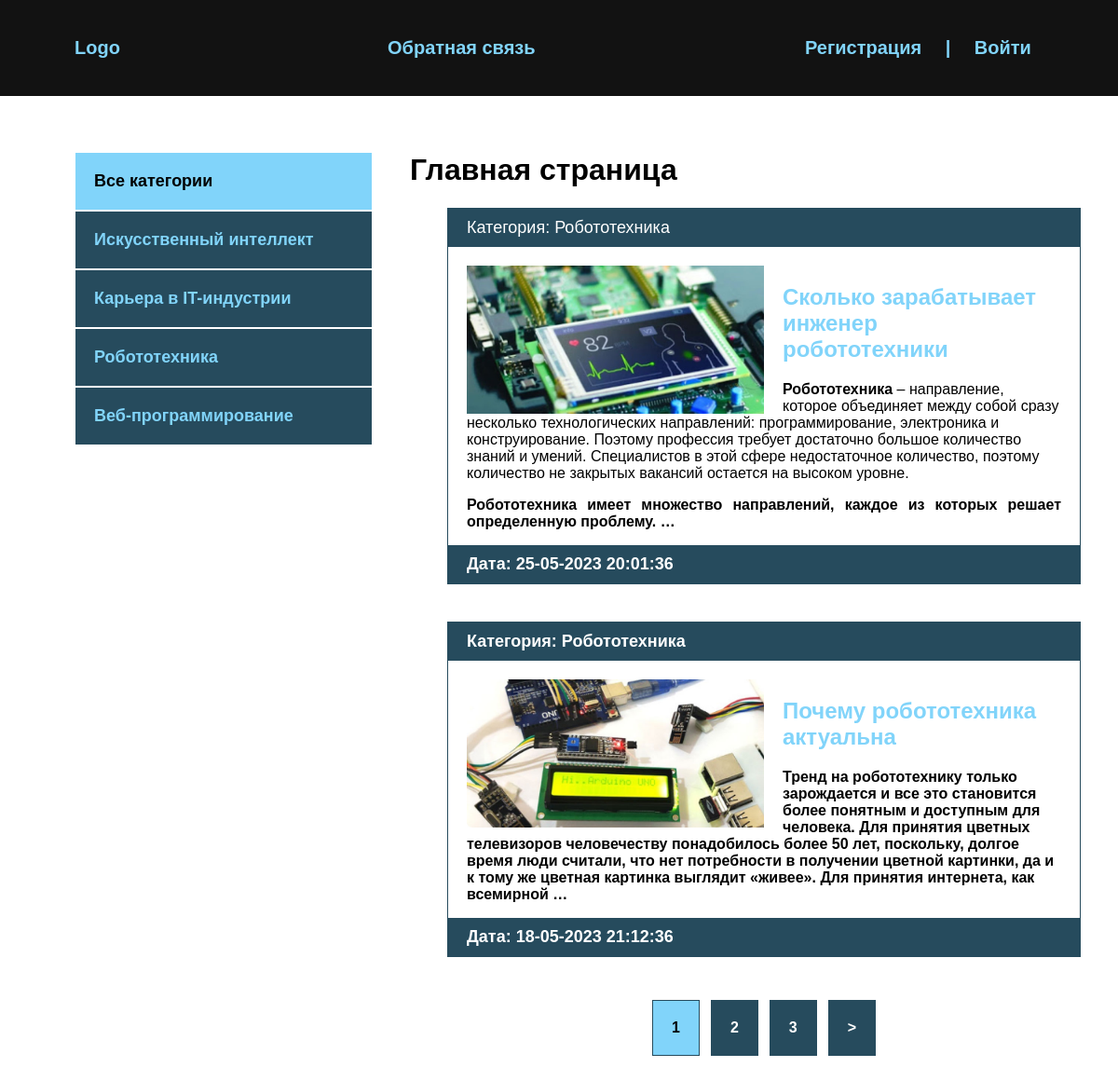
The page / on the database its author committed.
### blog/models.py (models this page shows, shortened)
class Category(models.Model):
    name = models.CharField(max_length=255, verbose_name='Категория')
    slug = models.SlugField(max_length=255, unique=True, verbose_name='URL')
    def __str__(self):
        return self.name
    def get_absolute_url(self):
        return reverse('category', kwargs={'cat_slug': self.slug})
    class Meta:
        verbose_name = "Категорию"
        verbose_name_plural = "Категории"

class Blog(models.Model):
    title = models.CharField(max_length=255, verbose_name='Название')
    slug = models.SlugField(max_length=255, unique=True, verbose_name='URL')
    content = models.TextField(blank=True, verbose_name='Контент')
    photo = models.ImageField(upload_to="photos/%Y/%m/%d/", blank=True, verbose_name='Фото')
    time_created = models.DateTimeField(auto_now_add=True, verbose_name='Дата публикации')
    time_update = models.DateTimeField(auto_now=True, verbose_name='Дата обновления')
    is_published = models.BooleanField(default=True, verbose_name='Опубликовано')
    cat = models.ForeignKey('Category', on_delete=models.PROTECT, verbose_name='Категория')
    def get_absolute_url(self):
        return reverse('post', kwargs={'post_slug': self.slug})
    class Meta:
        verbose_name = "Новость"
        verbose_name_plural = "Новости"
        ordering = ['-time_created']

### blog/views.py (the view)
# urls.py: path('', BlogHome.as_view(), name='index'),
class BlogHome(DataMixin, ListView):
    model = Blog
    template_name = "blog/index.html"
    context_object_name = 'posts'
    def get_context_data(self, *, object_list=None, **kwargs):
        context = super().get_context_data(**kwargs)
        c_def = self.get_user_context(title='Главная страница')
        return dict(list(context.items())+list(c_def.items()))
    def get_queryset(self):
        return Blog.objects.filter(is_published=True).select_related('cat')

### blog/utils.py (called while the page is built)
    def get_user_context(self, **kwargs):
        context = kwargs
        cats = Category.objects.annotate(Count('blog'))
        user_menu = menu.copy()
        if not self.request.user.is_authenticated:
            user_menu.pop(0)
        context['menu'] = user_menu
        context['cats'] = cats
        if 'cat_selected' not in context:
            context['cat_selected'] = 0
        return context

### blog/templates/blog/index.html
{% extends 'blog/base.html' %}
{% block content %}
{% load static %}
<h1>{{ title }}</h1>
<ul>
    {% for p in posts %}
    <li>
        <p class="first">Категория: {{p.cat}}</p>
        <div class="text">
            {% if p.photo %}
            <img src="{{ p.photo.url}}" class="image" alt="">
            {% else %}
            <img src="{% static 'blog/default.jpg' %}" class="image" alt="">
            {% endif %}
        <h2><a href="{{ p.get_absolute_url }}">{{ p.title }}</a></h2>
        <p>{{ p.content|safe|truncatewords:50 }}</p>
        </div>
        <p class="date">Дата: {{ p.time_update|date:"d-m-Y H:i:s "}}</p>
    </li>
    {% endfor %}
</ul>
{% endblock %}

### blog/templates/blog/base.html (shortened to what this page needs)
<!DOCTYPE html>
{% load static %}
{% load blog_tags %}
<html lang="en">
<head>
    <link href="{% static 'css/style.css' %}" rel="stylesheet">
</head>
<body>
<div class="header">
    <div class="wrap">
        <ul class="mainmenu">
            <li class="logo"><a href="{% url 'index' %}">Logo</a></li>
            {% for m in menu %}
            <li class="last"><a href="{% url m.url_name %}">{{ m.title }}</a></li>
            {% endfor %}
            {% if request.user.is_authenticated %}
            <li class="last">{{ user.username }} | <a href="{% url 'logout' %}">Выйти</a></li>
            {% else %}
            <li class="last"><a href="{% url 'register' %}">Регистрация</a> |
            <a href="{% url 'login' %}">Войти</a></li>
            {% endif %}
        </ul>
    </div>
</div>
<div class="content">
    <div class="wrap">
        <div class="sidebar">
            <ul>
                {% if reguest != 'logout' and cat_selected == 0 %}
                <li class="selected">Все категории</li>
                {% else %}
                <li><a href="{% url 'index' %}">Все категории</a></li>
                {% endif %}
                {% for c in cats %}
                {% if c.blog__count > 0 %}
                {% if c.pk == cat_selected %}
                <li class="selected">{{ c.name }}</li>
                {% else %}
                <li><a href="{{ c.get_absolute_url }}">{{ c.name }}</a></li>
                {% endif %}
                {% endif %}
                {% endfor %}
            </ul>
        </div>
        <div class="main">
            {% block content %}
            {% endblock %}
            {% if page_obj.has_other_pages %}
            <div>
                <ul class="list-pages">
                {% for p in paginator.page_range %}
                    {% if page_obj.number == p %}
                    <li class="page-num page-num-selected">{{ p }}</li>
                    {% elif p >= page_obj.number|add:-2 and p <= page_obj.number|add:2 %}
                    <li class="page-num">
                        <a href="?page={{ p }}">{{ p }}</a>
                    </li>
                    {% endif %}
                  {% endfor %}
                    {% if page_obj.has_next %}
                    <li class="page-num">
                        <a href="?page={{ page_obj.next_page_number}}">&gt;</a>
                    </li>
                    {% endif %}
                </ul>
            </div>
            {% endif %}
        </div>
    </div>
</div>
</body>
</html>

### blog/static/css/style.css (style rules this page uses)
body { margin: 0; padding: 0; background: #264b5d; font-family: Verdana, Geneva, Tahoma, sans-serif; }
.wrap { max-width: 1200px; margin: 0 auto; }
.content .wrap { background: #FFF; padding: 40px; box-sizing: border-box; display: flex; }
ul { list-style: none; }
a { color: #81d4fa; text-decoration: none; padding: 20px; }
.header { background: #121212; padding: 20px; }
.mainmenu { display: flex; align-items: center; font-size: 20px; font-weight: bold; justify-content: space-between; }
.logo { flex-basis: 20%; }
.last { flex-basis: 30%; justify-content: space-between; color: #81d4fa; }
.sidebar ul { width: 320px; margin-right: 40px; margin-top: 20px; }
.sidebar a { padding: 20px; display: block; border: 1px solid #FFF; background: #264b5d; font-weight: bold; font-size: 18px; }
.selected { font-size: 18px; padding: 20px; border: 1px solid #FFF; font-weight: bold; background: #81d4fa; }
.main li { border: 1px solid #264b5d; margin-bottom: 40px; }
.first, .date { padding: 10px 20px; background: #264b5d; font-size: 18px; color: #FFF; margin: 0; }
.image { float: left; margin-right: 20px; max-width: 50%; }
.text { padding: 20px 20px 0; }
.text a { padding-left: 0; }
.list-pages { display: flex; justify-content: center; }
.list-pages .page-num-selected { background: #81d4fa; padding: 20px; }
.list-pages a { background: #264b5d; padding: 20px; display: block; color: #FFF; }
.page-num { margin: 6px; font-weight: bold; }
.last a { display: inline; }

### rows shown on the page
Category: name "Искусственный интеллект"
Category: name "Карьера в IT-индустрии"
Category: name "Робототехника"
Category: name "Веб-программирование"
Blog: cat "Робототехника", photo (picture), title "Сколько зарабатывает инженер робототехники", content "Робототехника – направление, которое объединяет между собой сразу несколько технологических направлений: программирование, электроника и конструирование. Поэтому профессия требует достаточно большое количество знаний и умений. Специалистов в этой сфере недостаточное количество, поэтому количество не закрытых вакансий остается на высоком уровне. Робототехника имеет множество направлений, каждое из которых решает определенную проблему. …", time_update "25-05-2023 20:01:36"
Blog: cat "Робототехника", photo (picture), title "Почему робототехника актуальна", content "Тренд на робототехнику только зарождается и все это становится более понятным и доступным для человека. Для принятия цветных телевизоров человечеству понадобилось более 50 лет, поскольку, долгое время люди считали, что нет потребности в получении цветной картинки, да и к тому же цветная картинка выглядит «живее». Для принятия интернета, как всемирной …", time_update "18-05-2023 21:12:36"

### other values the page prints
{{ m.title }} "Обратная связь"
{{ title }} "Главная страница"
{{ p }} "1"
{{ p }} "2" "3"
